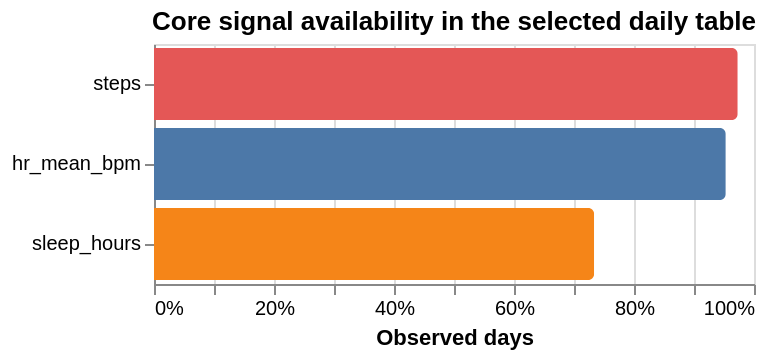
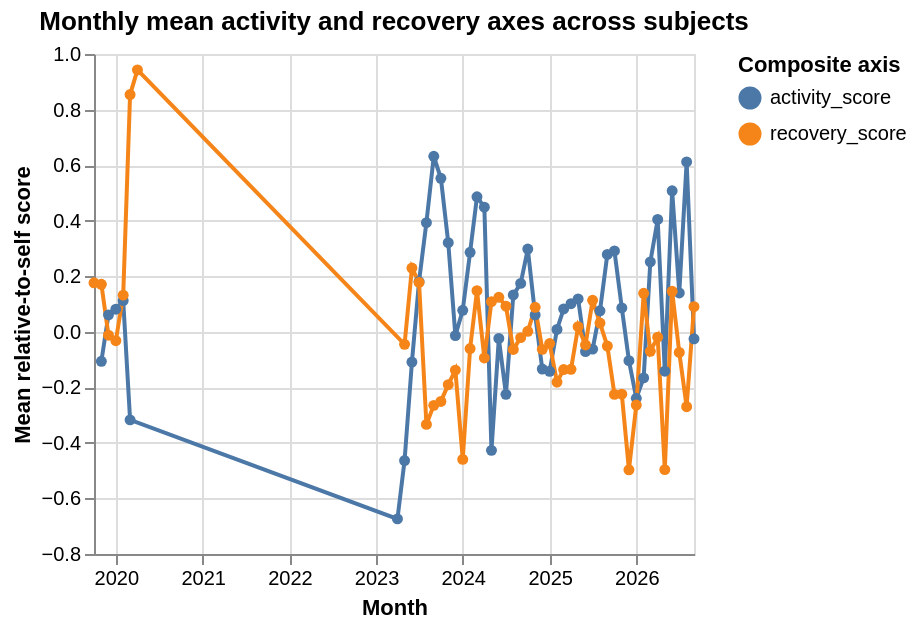

Here is the notebook cell these charts were saved with, in order:
### Markdown cell above
## 1. Getting the data

The ingestion package accepts four source families: Apple Health XML (`data/ours/`), flat CSV and nested JSON exports (`data/other/`), and participant-folder PMData (`data/pmdata/`). Raw data, subject mappings, and parsed files are local and gitignored. Start with `uv run health-prep scan`, fill in any local subject/source mappings it requests, then run `uv run health-prep parse`.

This workspace currently has **20 processed subject files** (2 Apple XML, 1 CSV, 1 nested JSON, and 16 PMData). The figures below document why the source formats need distinct readers and how much their metric coverage differs; coverage is not uniform across people or days.

![Overview of the nested health export format](../figures/kaggle_json_overview.png)

![Comparison of dataset richness across source collections](../figures/dataset_richness.png)

## 2. Data engineering

`health-prep` dispatches each input to a format-specific reader, maps source names to broad source types, converts supported measurements into canonical units, then validates the shared observation schema before writing Parquet. The output keeps both UTC and local timestamps: daily features use local calendar dates, while identifiers are anonymized subject IDs. The metric catalogue provides canonical names and domain/daily aggregation metadata.

The shared row schema is `subject_id`, `source_format`, `metric`, `unit`, `value_num` or `value_str`, timestamps, and `source_type`. Values remain at observation grain here; daily aggregation happens in the next stage. See [README.md](../README.md), [pipeline.py](../src/health/pipeline.py), and the format readers under `src/health/readers/`.

## 3. Feature engineering

### Code cell
daily_path = MODEL / "daily_features.parquet"
if daily_path.exists():
    daily = pl.read_parquet(daily_path)
    core = [name for name in ("steps", "sleep_hours", "hr_mean_bpm") if name in daily.columns]
    coverage_rows = [
        {"feature": name, "coverage": daily[name].is_not_null().mean()}
        for name in core
    ]
    print(
        f"Daily feature artifact: {daily.height:,} subject-days · "
        f"{daily['subject_id'].n_unique()} subjects · {len(daily.columns)} columns"
    )
    if coverage_rows:
        coverage_chart = alt.Chart(alt.Data(values=coverage_rows)).mark_bar(cornerRadiusEnd=3).encode(
            x=alt.X("coverage:Q", scale=alt.Scale(domain=[0, 1]), axis=alt.Axis(format="%"), title="Observed days"),
            y=alt.Y("feature:N", sort="-x", title=None),
            color=alt.Color("feature:N", legend=None),
            tooltip=[alt.Tooltip("feature:N"), alt.Tooltip("coverage:Q", format=".1%")],
        ).properties(title="Core signal availability in the selected daily table", height=120)
        display(coverage_chart)

    score_columns = [name for name in ("activity_score", "recovery_score") if name in daily.columns]
    if score_columns:
        score_rows = (
            daily.group_by(pl.col("date").dt.truncate("1mo").alias("month"))
            .agg(*(pl.col(name).mean().alias(name) for name in score_columns))
            .sort("month")
            .unpivot(index="month", on=score_columns, variable_name="axis", value_name="mean_score")
            .drop_nulls("mean_score")
            .with_columns(pl.col("month").dt.strftime("%Y-%m-%d"))
            .to_dicts()
        )
        score_chart = alt.Chart(alt.Data(values=score_rows)).mark_line(point=True).encode(
            x=alt.X("month:T", title="Month"),
            y=alt.Y("mean_score:Q", title="Mean relative-to-self score"),
            color=alt.Color("axis:N", title="Composite axis"),
            tooltip=["month:T", "axis:N", alt.Tooltip("mean_score:Q", format=".2f")],
        ).properties(title="Monthly mean activity and recovery axes across subjects", height=250)
        display(score_chart)
else:
    daily = None
    print(f"No daily feature artifact found at {daily_path}. Run `uv run health-model` to create it.")

### Figure 1 — Vega-Lite specification as saved in the notebook (floating-point values rounded to 4 significant figures)
{"config": {"view": {"continuousWidth": 300, "continuousHeight": 300}}, "data": {"values": [{"feature": "steps", "coverage": 0.9729}, {"feature": "sleep_hours", "coverage": 0.7336}, {"feature": "hr_mean_bpm", "coverage": 0.953}]}, "mark": {"type": "bar", "cornerRadiusEnd": 3}, "encoding": {"color": {"field": "feature", "legend": null, "type": "nominal"}, "tooltip": [{"field": "feature", "type": "nominal"}, {"field": "coverage", "format": ".1%", "type": "quantitative"}], "x": {"axis": {"format": "%"}, "field": "coverage", "scale": {"domain": [0, 1]}, "title": "Observed days", "type": "quantitative"}, "y": {"field": "feature", "sort": "-x", "title": null, "type": "nominal"}}, "height": 120, "title": "Core signal availability in the selected daily table", "$schema": "https://vega.github.io/schema/vega-lite/v6.4.1.json"}

### Figure 2 — Vega-Lite specification as saved in the notebook (floating-point values rounded to 4 significant figures)
{"config": {"view": {"continuousWidth": 300, "continuousHeight": 300}}, "data": {"values": [{"month": "2019-11-01", "axis": "activity_score", "mean_score": -0.1062}, {"month": "2019-12-01", "axis": "activity_score", "mean_score": 0.06091}, {"month": "2020-01-01", "axis": "activity_score", "mean_score": 0.08132}, {"month": "2020-02-01", "axis": "activity_score", "mean_score": 0.1122}, {"month": "2020-03-01", "axis": "activity_score", "mean_score": -0.3171}, {"month": "2023-04-01", "axis": "activity_score", "mean_score": -0.6736}, {"month": "2023-05-01", "axis": "activity_score", "mean_score": -0.4636}, {"month": "2023-06-01", "axis": "activity_score", "mean_score": -0.109}, {"month": "2023-07-01", "axis": "activity_score", "mean_score": 0.1808}, {"month": "2023-08-01", "axis": "activity_score", "mean_score": 0.393}, {"month": "2023-09-01", "axis": "activity_score", "mean_score": 0.6317}, {"month": "2023-10-01", "axis": "activity_score", "mean_score": 0.5526}, {"month": "2023-11-01", "axis": "activity_score", "mean_score": 0.3205}, {"month": "2023-12-01", "axis": "activity_score", "mean_score": -0.01362}, {"month": "2024-01-01", "axis": "activity_score", "mean_score": 0.07747}, {"month": "2024-02-01", "axis": "activity_score", "mean_score": 0.2862}, {"month": "2024-03-01", "axis": "activity_score", "mean_score": 0.4859}, {"month": "2024-04-01", "axis": "activity_score", "mean_score": 0.4484}, {"month": "2024-05-01", "axis": "activity_score", "mean_score": -0.4269}, {"month": "2024-06-01", "axis": "activity_score", "mean_score": -0.02415}, {"month": "2024-07-01", "axis": "activity_score", "mean_score": -0.2253}, {"month": "2024-08-01", "axis": "activity_score", "mean_score": 0.1327}, {"month": "2024-09-01", "axis": "activity_score", "mean_score": 0.1742}, {"month": "2024-10-01", "axis": "activity_score", "mean_score": 0.2978}, {"month": "2024-11-01", "axis": "activity_score", "mean_score": 0.06074}, {"month": "2024-12-01", "axis": "activity_score", "mean_score": -0.1343}, {"month": "2025-01-01", "axis": "activity_score", "mean_score": -0.1423}, {"month": "2025-02-01", "axis": "activity_score", "mean_score": 0.008297}, {"month": "2025-03-01", "axis": "activity_score", "mean_score": 0.08223}, {"month": "2025-04-01", "axis": "activity_score", "mean_score": 0.1011}, {"month": "2025-05-01", "axis": "activity_score", "mean_score": 0.1184}, {"month": "2025-06-01", "axis": "activity_score", "mean_score": -0.07103}, {"month": "2025-07-01", "axis": "activity_score", "mean_score": -0.0625}, {"month": "2025-08-01", "axis": "activity_score", "mean_score": 0.07534}, {"month": "2025-09-01", "axis": "activity_score", "mean_score": 0.2784}, {"month": "2025-10-01", "axis": "activity_score", "mean_score": 0.2909}, {"month": "2025-11-01", "axis": "activity_score", "mean_score": 0.08593}, {"month": "2025-12-01", "axis": "activity_score", "mean_score": -0.1039}, {"month": "2026-01-01", "axis": "activity_score", "mean_score": -0.2393}, {"month": "2026-02-01", "axis": "activity_score", "mean_score": -0.166}, {"month": "2026-03-01", "axis": "activity_score", "mean_score": 0.2517}, {"month": "2026-04-01", "axis": "activity_score", "mean_score": 0.4043}, {"month": "2026-05-01", "axis": "activity_score", "mean_score": -0.142}, {"month": "2026-06-01", "axis": "activity_score", "mean_score": 0.5076}, {"month": "2026-07-01", "axis": "activity_score", "mean_score": 0.1397}, {"month": "2026-08-01", "axis": "activity_score", "mean_score": 0.6113}, {"month": "2026-09-01", "axis": "activity_score", "mean_score": -0.0253}, {"month": "2019-10-01", "axis": "recovery_score", "mean_score": 0.1764}, {"month": "2019-11-01", "axis": "recovery_score", "mean_score": 0.171}, {"month": "2019-12-01", "axis": "recovery_score", "mean_score": -0.01225}, {"month": "2020-01-01", "axis": "recovery_score", "mean_score": -0.03227}, {"month": "2020-02-01", "axis": "recovery_score", "mean_score": 0.1319}, {"month": "2020-03-01", "axis": "recovery_score", "mean_score": 0.8538}, {"month": "2020-04-01", "axis": "recovery_score", "mean_score": 0.9426}, {"month": "2023-05-01", "axis": "recovery_score", "mean_score": -0.0452}, {"month": "2023-06-01", "axis": "recovery_score", "mean_score": 0.2296}, {"month": "2023-07-01", "axis": "recovery_score", "mean_score": 0.1776}, {"month": "2023-08-01", "axis": "recovery_score", "mean_score": -0.3334}, {"month": "2023-09-01", "axis": "recovery_score", "mean_score": -0.2649}, {"month": "2023-10-01", "axis": "recovery_score", "mean_score": -0.2507}, {"month": "2023-11-01", "axis": "recovery_score", "mean_score": -0.1905}, {"month": "2023-12-01", "axis": "recovery_score", "mean_score": -0.138}, {"month": "2024-01-01", "axis": "recovery_score", "mean_score": -0.4594}, {"month": "2024-02-01", "axis": "recovery_score", "mean_score": -0.06043}, {"month": "2024-03-01", "axis": "recovery_score", "mean_score": 0.1478}, {"month": "2024-04-01", "axis": "recovery_score", "mean_score": -0.09422}, {"month": "2024-05-01", "axis": "recovery_score", "mean_score": 0.1086}, {"month": "2024-06-01", "axis": "recovery_score", "mean_score": 0.124}, {"month": "2024-07-01", "axis": "recovery_score", "mean_score": 0.09223}, {"month": "2024-08-01", "axis": "recovery_score", "mean_score": -0.06375}, {"month": "2024-09-01", "axis": "recovery_score", "mean_score": -0.02106}, {"month": "2024-10-01", "axis": "recovery_score", "mean_score": 0.001832}, {"month": "2024-11-01", "axis": "recovery_score", "mean_score": 0.08815}, {"month": "2024-12-01", "axis": "recovery_score", "mean_score": -0.06332}, {"month": "2025-01-01", "axis": "recovery_score", "mean_score": -0.04245}, {"month": "2025-02-01", "axis": "recovery_score", "mean_score": -0.1812}, {"month": "2025-03-01", "axis": "recovery_score", "mean_score": -0.1361}, {"month": "2025-04-01", "axis": "recovery_score", "mean_score": -0.1351}, {"month": "2025-05-01", "axis": "recovery_score", "mean_score": 0.01835}, {"month": "2025-06-01", "axis": "recovery_score", "mean_score": -0.04748}, {"month": "2025-07-01", "axis": "recovery_score", "mean_score": 0.1134}, {"month": "2025-08-01", "axis": "recovery_score", "mean_score": 0.03156}, {"month": "2025-09-01", "axis": "recovery_score", "mean_score": -0.05147}, {"month": "2025-10-01", "axis": "recovery_score", "mean_score": -0.2254}, {"month": "2025-11-01", "axis": "recovery_score", "mean_score": -0.2248}, {"month": "2025-12-01", "axis": "recovery_score", "mean_score": -0.4969}, {"month": "2026-01-01", "axis": "recovery_score", "mean_score": -0.2639}, {"month": "2026-02-01", "axis": "recovery_score", "mean_score": 0.1385}, {"month": "2026-03-01", "axis": "recovery_score", "mean_score": -0.07049}, {"month": "2026-04-01", "axis": "recovery_score", "mean_score": -0.0195}, {"month": "2026-05-01", "axis": "recovery_score", "mean_score": -0.4962}, {"month": "2026-06-01", "axis": "recovery_score", "mean_score": 0.1457}, {"month": "2026-07-01", "axis": "recovery_score", "mean_score": -0.07426}, {"month": "2026-08-01", "axis": "recovery_score", "mean_score": -0.2698}, {"month": "2026-09-01", "axis": "recovery_score", "mean_score": 0.0902}]}, "mark": {"type": "line", "point": true}, "encoding": {"color": {"field": "axis", "title": "Composite axis", "type": "nominal"}, "tooltip": [{"field": "month", "type": "temporal"}, {"field": "axis", "type": "nominal"}, {"field": "mean_score", "format": ".2f", "type": "quantitative"}], "x": {"field": "month", "title": "Month", "type": "temporal"}, "y": {"field": "mean_score", "title": "Mean relative-to-self score", "type": "quantitative"}}, "height": 250, "title": "Monthly mean activity and recovery axes across subjects", "$schema": "https://vega.github.io/schema/vega-lite/v6.4.1.json"}
